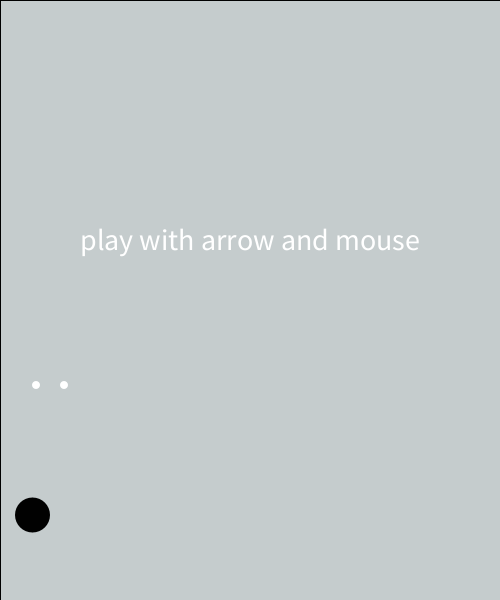
Frame 1 (no input)
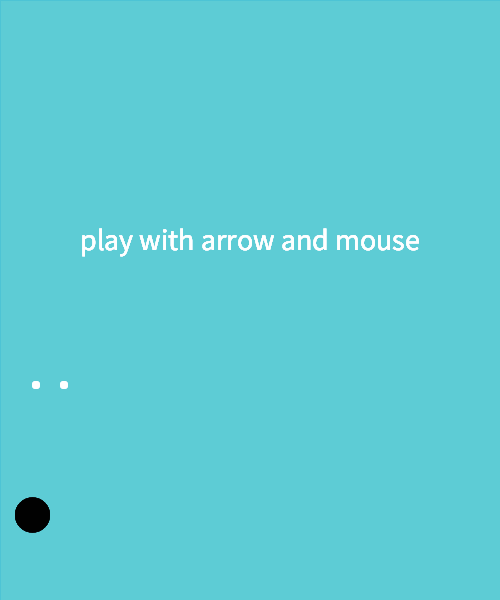
Frame 60 (the mouse pressed at the canvas centre just before this capture)
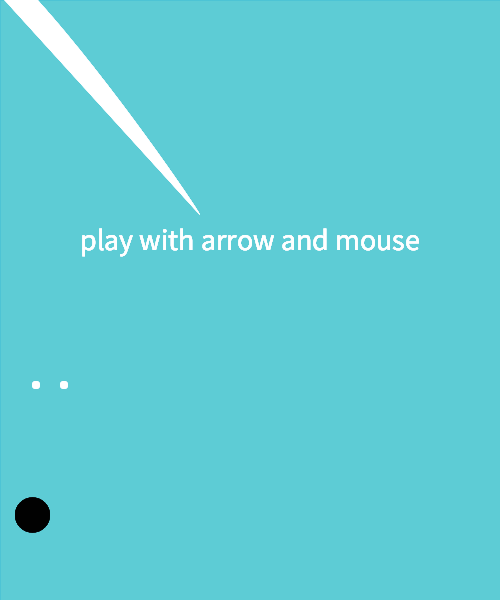
Frame 120 (the mouse held since frame 60 and released just before this capture)

The Processing sketch that drew these frames (run headless with seeded random() and noise(); from frame 60 on, the mouse is pressed at the canvas centre):

// Processing sketch: processing_149533
// ── processing_149533.pde


PShape s; 

//where the game starts
int x = 50; 


int y = 450; 


   void setup() { 


     size(500, 600); 


     textSize(30); 


     textAlign(CENTER); 


       


      } 


   


   void draw() {  


     fill(90, 200, 220,15); 


     rect(0, 0, width, height); 


     fill(255); 


     text("play with arrow and mouse", 250, 250); 


    if (keyPressed && (key == CODED)) {  // If it’s a coded key 


    if (keyCode == LEFT) { 


      x--; 


    } else if (keyCode == RIGHT) { 


      x++; 


    } else if (keyCode == UP) { 


      y--; 


    } else if (keyCode == DOWN) { 


      y++; 


}  


} 


  





//robot below 



noStroke();
fill(RGB);
//ellipse(x-17.5, y-65, 35, 35); // Left eye dome
ellipse(x-17.5, y+65, 35, 35); // Right eye dome

fill(255);
ellipse(x-14, y-65, 8, 8); // Left eye
ellipse(x+14, y-65, 8, 8); // Right eye




  beginShape();
fill(255);


vertex(mouseX-50, mouseY-85); 
bezierVertex(mouseX-50, mouseY-90, -10, -95, -50, -60); 
vertex(x-50, y-85); 
bezierVertex(x-50, y-90, -90, -95, -50, -60); 
endShape();
   






  






  




  




  







} 
